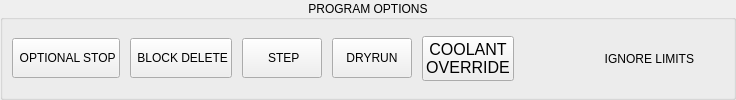
        <widget class="QFrame" name="frame_options">
         <property name="sizePolicy">
          <sizepolicy hsizetype="Preferred" vsizetype="Minimum">
           <horstretch>0</horstretch>
           <verstretch>0</verstretch>
          </sizepolicy>
         </property>
         <property name="minimumSize">
          <size>
           <width>0</width>
           <height>80</height>
          </size>
         </property>
         <property name="frameShape">
          <enum>QFrame::NoFrame</enum>
         </property>
         <property name="lineWidth">
          <number>5</number>
         </property>
         <layout class="QVBoxLayout" name="verticalLayout_5">
          <property name="leftMargin">
           <number>0</number>
          </property>
          <property name="topMargin">
           <number>0</number>
          </property>
          <property name="rightMargin">
           <number>0</number>
          </property>
          <property name="bottomMargin">
           <number>0</number>
          </property>
          <item>
           <widget class="QGroupBox" name="groupBox">
            <property name="sizePolicy">
             <sizepolicy hsizetype="Preferred" vsizetype="Preferred">
              <horstretch>0</horstretch>
              <verstretch>0</verstretch>
             </sizepolicy>
            </property>
            <property name="minimumSize">
             <size>
              <width>0</width>
              <height>80</height>
             </size>
            </property>
            <property name="title">
             <string>PROGRAM OPTIONS</string>
            </property>
            <property name="alignment">
             <set>Qt::AlignCenter</set>
            </property>
            <layout class="QHBoxLayout" name="horizontalLayout_8">
             <property name="spacing">
              <number>10</number>
             </property>
             <item>
              <widget class="ActionButton" name="btn_opt_stop">
               <property name="minimumSize">
                <size>
                 <width>0</width>
                 <height>40</height>
                </size>
               </property>
               <property name="text">
                <string> OPTIONAL STOP</string>
               </property>
               <property name="icon">
                <iconset resource="lathezy_qt.qrc">
                 <normaloff>:/images/lathezy_qt-images/tool_optpause.gif</normaloff>:/images/lathezy_qt-images/tool_optpause.gif</iconset>
               </property>
               <property name="iconSize">
                <size>
                 <width>32</width>
                 <height>32</height>
                </size>
               </property>
               <property name="checkable">
                <bool>true</bool>
               </property>
               <property name="indicator_option" stdset="0">
                <bool>true</bool>
               </property>
               <property name="indicator_status_option" stdset="0">
                <bool>true</bool>
               </property>
               <property name="on_color" stdset="0">
                <color>
                 <red>50</red>
                 <green>205</green>
                 <blue>50</blue>
                </color>
               </property>
               <property name="shape_option" stdset="0">
                <number>1</number>
               </property>
               <property name="circle_diameter" stdset="0">
                <double>15.000000000000000</double>
               </property>
               <property name="right_edge_offset" stdset="0">
                <double>5.000000000000000</double>
               </property>
               <property name="top_edge_offset" stdset="0">
                <double>5.000000000000000</double>
               </property>
               <property name="is_optional_stop_status" stdset="0">
                <bool>true</bool>
               </property>
               <property name="optional_stop_action" stdset="0">
                <bool>true</bool>
               </property>
              </widget>
             </item>
             <item>
              <widget class="ActionButton" name="actionbutton_10">
               <property name="minimumSize">
                <size>
                 <width>0</width>
                 <height>40</height>
                </size>
               </property>
               <property name="text">
                <string> BLOCK DELETE</string>
               </property>
               <property name="icon">
                <iconset resource="lathezy_qt.qrc">
                 <normaloff>:/images/lathezy_qt-images/tool_blockdelete.gif</normaloff>:/images/lathezy_qt-images/tool_blockdelete.gif</iconset>
               </property>
               <property name="iconSize">
                <size>
                 <width>32</width>
                 <height>32</height>
                </size>
               </property>
               <property name="checkable">
                <bool>true</bool>
               </property>
               <property name="indicator_option" stdset="0">
                <bool>true</bool>
               </property>
               <property name="indicator_status_option" stdset="0">
                <bool>true</bool>
               </property>
               <property name="on_color" stdset="0">
                <color>
                 <red>50</red>
                 <green>205</green>
                 <blue>50</blue>
                </color>
               </property>
               <property name="shape_option" stdset="0">
                <number>1</number>
               </property>
               <property name="circle_diameter" stdset="0">
                <double>15.000000000000000</double>
               </property>
               <property name="right_edge_offset" stdset="0">
                <double>5.000000000000000</double>
               </property>
               <property name="top_edge_offset" stdset="0">
                <double>5.000000000000000</double>
               </property>
               <property name="is_block_delete_status" stdset="0">
                <bool>true</bool>
               </property>
               <property name="block_delete_action" stdset="0">
                <bool>true</bool>
               </property>
              </widget>
             </item>
             <item>
              <widget class="ActionButton" name="btn_step_active">
               <property name="minimumSize">
                <size>
                 <width>0</width>
                 <height>40</height>
                </size>
               </property>
               <property name="baseSize">
                <size>
                 <width>0</width>
                 <height>0</height>
                </size>
               </property>
               <property name="text">
                <string> STEP</string>
               </property>
               <property name="icon">
                <iconset resource="lathezy_qt.qrc">
                 <normaloff>:/images/lathezy_qt-images/tool_step.gif</normaloff>:/images/lathezy_qt-images/tool_step.gif</iconset>
               </property>
               <property name="iconSize">
                <size>
                 <width>32</width>
                 <height>32</height>
                </size>
               </property>
               <property name="checkable">
                <bool>true</bool>
               </property>
              </widget>
             </item>
             <item>
              <widget class="ActionButton" name="btn_dryrun">
               <property name="minimumSize">
                <size>
                 <width>0</width>
                 <height>40</height>
                </size>
               </property>
               <property name="text">
                <string>DRYRUN</string>
               </property>
               <property name="checkable">
                <bool>true</bool>
               </property>
              </widget>
             </item>
             <item>
              <widget class="PushButton" name="btn_coolant_override">
               <property name="minimumSize">
                <size>
                 <width>0</width>
                 <height>40</height>
                </size>
               </property>
               <property name="font">
                <font>
                 <pointsize>12</pointsize>
                </font>
               </property>
               <property name="text">
                <string>COOLANT
OVERRIDE</string>
               </property>
               <property name="checkable">
                <bool>true</bool>
               </property>
               <property name="indicator_option" stdset="0">
                <bool>true</bool>
               </property>
               <property name="shape_option" stdset="0">
                <number>1</number>
               </property>
               <property name="circle_diameter" stdset="0">
                <double>15.000000000000000</double>
               </property>
               <property name="right_edge_offset" stdset="0">
                <double>5.000000000000000</double>
               </property>
               <property name="top_edge_offset" stdset="0">
                <double>5.000000000000000</double>
               </property>
              </widget>
             </item>
             <item>
              <spacer name="horizontalSpacer">
               <property name="orientation">
                <enum>Qt::Horizontal</enum>
               </property>
               <property name="sizeType">
                <enum>QSizePolicy::Fixed</enum>
               </property>
               <property name="sizeHint" stdset="0">
                <size>
                 <width>80</width>
                 <height>20</height>
                </size>
               </property>
              </spacer>
             </item>
             <item>
              <widget class="QLabel" name="label_39">
               <property name="sizePolicy">
                <sizepolicy hsizetype="Minimum" vsizetype="Preferred">
                 <horstretch>0</horstretch>
                 <verstretch>0</verstretch>
                </sizepolicy>
               </property>
               <property name="layoutDirection">
                <enum>Qt::LeftToRight</enum>
               </property>
               <property name="text">
                <string>IGNORE LIMITS</string>
               </property>
               <property name="alignment">
                <set>Qt::AlignRight|Qt::AlignTrailing|Qt::AlignVCenter</set>
               </property>
              </widget>
             </item>
             <item>
              <widget class="LED" name="led">
               <property name="sizePolicy">
                <sizepolicy hsizetype="Fixed" vsizetype="Minimum">
                 <horstretch>0</horstretch>
                 <verstretch>0</verstretch>
                </sizepolicy>
               </property>
               <property name="minimumSize">
                <size>
                 <width>20</width>
                 <height>20</height>
                </size>
               </property>
               <property name="color">
                <color>
                 <red>255</red>
                 <green>0</green>
                 <blue>0</blue>
                </color>
               </property>
              </widget>
             </item>
            </layout>
           </widget>
          </item>
         </layout>
        </widget>
